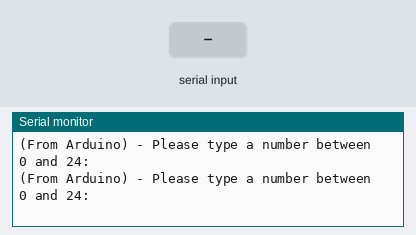
Bench run of a sketch on a simulated Arduino Uno, built with avr-gcc and run on an emulated ATmega328P. Parts: the last lines printed to the serial monitor. Inputs (shaded band) come from the test bench.

Above: at 1.2 s.
1.3 s: "90,45\n" received over Serial
At 2.2 s:
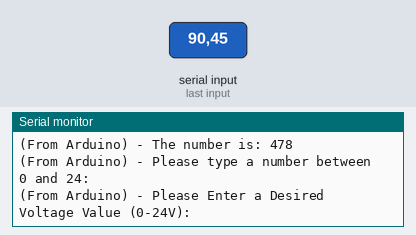
2.9 s: "30,150\n" received over Serial
At 3.11 s:
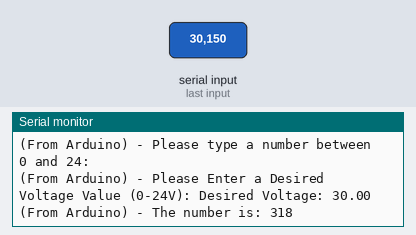
5.9 s: "5\n" received over Serial
At 6.7 s:
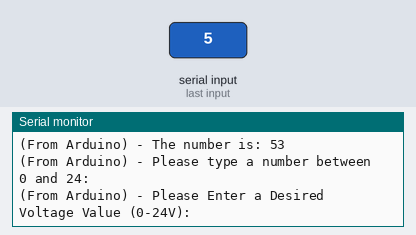
8.9 s: "90\n" received over Serial
At 10.0 s:
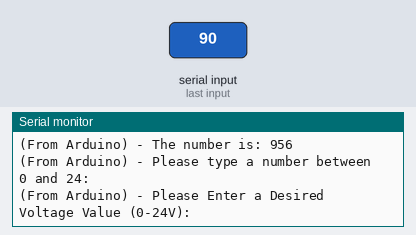
11.9 s: "200\n" received over Serial
At 13.0 s:
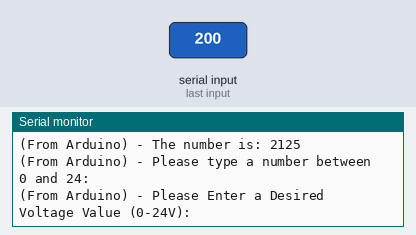
14.9 s: "30,150\n" received over Serial
At 16.2 s:
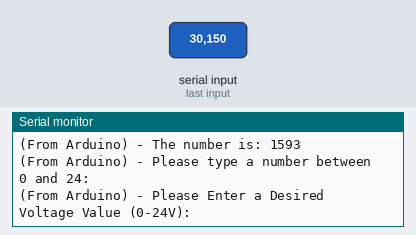
Timing chart, 0 to 17.9 s (numbered marks = the images above; inputs shaded):
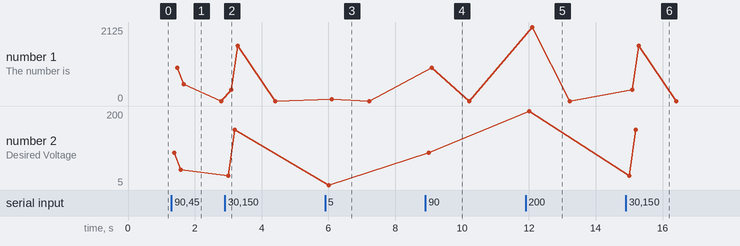

Measured:
- after the input at 1.3 s, the serial monitor: prints a new line after 0.09 s (image 1)
- after the input at 2.9 s, the serial monitor: prints a new line after 0.11 s (image 2)
- after the input at 5.9 s, the serial monitor: prints a new line after 0.11 s (image 3)
- after the input at 8.9 s, the serial monitor: prints a new line after 0.11 s (image 4)
- after the input at 11.9 s, the serial monitor: prints a new line after 0.10 s (image 5)
- after the input at 14.9 s, the serial monitor: prints a new line after 0.10 s (image 6)
- plotted number 2: 45 → 150 after the input at 2.9 s, 150 → 5 after the input at 5.9 s, 5 → 90 after the input at 8.9 s, 90 → 200 after the input at 11.9 s, 200 → 150 after the input at 14.9 s

The sketch:

CalcToAnalogVal.ino
```cpp
String word2;
String preWord;
void setup() {
  // put your setup code here, to run once:
  Serial.begin(9600);

}

void loop() {
  // put your main code here, to run repeatedly:
  int ans;
  float desireVolt;
  Serial.println("(From Arduino) - Please type a number between 0 and 24: ");
  if (Serial.available() > 0) {
    // Read data until a newline character is received
    Serial.print("(From Arduino) - Please Enter a Desired Voltage Value (0-24V): ");
    desireVolt = Serial.parseFloat();
    Serial.print("Desired Voltage: ");
    Serial.println(desireVolt);

    // Do the Math (My Calculation)
    ans = floor(((desireVolt)/24) * 255);

    //Print the Answer
    Serial.print("(From Arduino) - The number is: ");
    Serial.println(ans);
  }
  // word2 = Serial.readString();
  // if (word2 != preWord && word2 != "\0") {
  //   preWord = word2;
  // }
  // Serial.print("From Arduino ");
  // Serial.println(preWord);
  // // }

}
```
